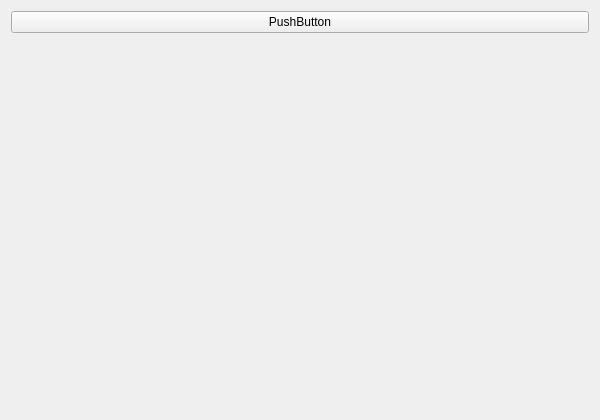
<?xml version="1.0" encoding="UTF-8"?>
<ui version="4.0">
 <class>MainWindowClass</class>
 <widget class="QWidget" name="MainWindowClass">
  <property name="geometry">
   <rect>
    <x>0</x>
    <y>0</y>
    <width>600</width>
    <height>420</height>
   </rect>
  </property>
  <property name="windowTitle">
   <string>MainWindow</string>
  </property>
  <layout class="QGridLayout" name="gridLayout">
   <item row="1" column="0">
    <widget class="QCustomPlot" name="m_customPlot" native="true"/>
   </item>
   <item row="0" column="0">
    <widget class="QPushButton" name="m_pushButton">
     <property name="text">
      <string>PushButton</string>
     </property>
    </widget>
   </item>
  </layout>
 </widget>
 <layoutdefault spacing="6" margin="11"/>
 <customwidgets>
  <customwidget>
   <class>QCustomPlot</class>
   <extends>QWidget</extends>
   <header location="global">qcustomplot.h</header>
   <container>1</container>
  </customwidget>
 </customwidgets>
 <resources>
  <include location="mainwindow.qrc"/>
 </resources>
 <connections/>
</ui>
